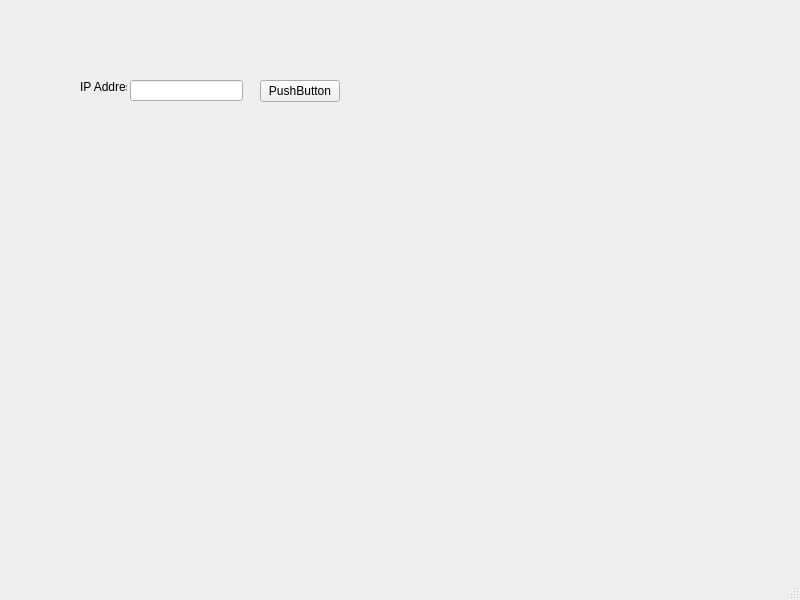
<?xml version="1.0" encoding="UTF-8"?>
<ui version="4.0">
 <class>NetworkScannerMainWindow</class>
 <widget class="QMainWindow" name="NetworkScannerMainWindow">
  <property name="geometry">
   <rect>
    <x>0</x>
    <y>0</y>
    <width>800</width>
    <height>600</height>
   </rect>
  </property>
  <property name="windowTitle">
   <string>MainWindow</string>
  </property>
  <widget class="QWidget" name="centralwidget">
   <widget class="QLineEdit" name="lineEdit">
    <property name="geometry">
     <rect>
      <x>130</x>
      <y>80</y>
      <width>113</width>
      <height>21</height>
     </rect>
    </property>
   </widget>
   <widget class="QLabel" name="label">
    <property name="geometry">
     <rect>
      <x>80</x>
      <y>80</y>
      <width>47</width>
      <height>13</height>
     </rect>
    </property>
    <property name="text">
     <string>IP Address</string>
    </property>
   </widget>
   <widget class="QPushButton" name="pushButton">
    <property name="geometry">
     <rect>
      <x>260</x>
      <y>80</y>
      <width>80</width>
      <height>22</height>
     </rect>
    </property>
    <property name="text">
     <string>PushButton</string>
    </property>
   </widget>
  </widget>
  <widget class="QMenuBar" name="menubar">
   <property name="geometry">
    <rect>
     <x>0</x>
     <y>0</y>
     <width>800</width>
     <height>25</height>
    </rect>
   </property>
  </widget>
  <widget class="QStatusBar" name="statusbar"/>
 </widget>
 <resources/>
 <connections/>
</ui>
